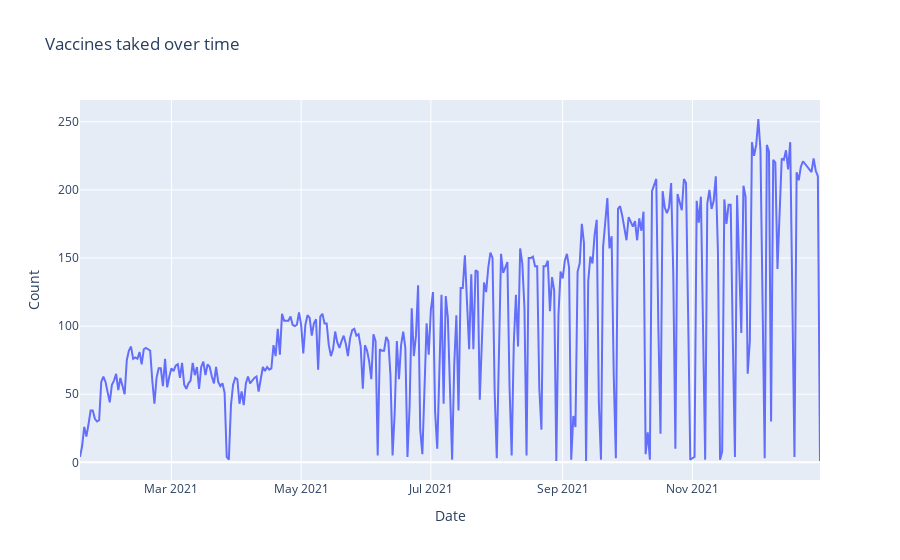

The notebook cell this image was saved under:
### Code cell
import plotly.express as px 


fig = px.line(date_counts, x='date', y='count', title='Vaccines taked over time')

fig.update_xaxes(title_text='Date')
fig.update_yaxes(title_text='Count')

### Figure 1 — Plotly figure (JSON) as saved in the notebook; plotly's stock layout.template omitted (floating-point values rounded to 4 significant figures; data arrays with more than 128 entries replaced by an {"elided": "..."} marker saying what was removed)
{"data": [{"hovertemplate": "date=%{x}<br>count=%{y}<extra></extra>", "legendgroup": "", "line": {"color": "#636efa", "dash": "solid"}, "marker": {"symbol": "circle"}, "mode": "lines", "name": "", "orientation": "v", "showlegend": false, "type": "scatter", "x": {"elided": "342 str values"}, "xaxis": "x", "y": {"elided": "342 int values"}, "yaxis": "y"}], "layout": {"legend": {"tracegroupgap": 0}, "title": {"text": "Vaccines taked over time"}, "xaxis": {"anchor": "y", "domain": [0, 1], "title": {"text": "Date"}}, "yaxis": {"anchor": "x", "domain": [0, 1], "title": {"text": "Count"}}}}
